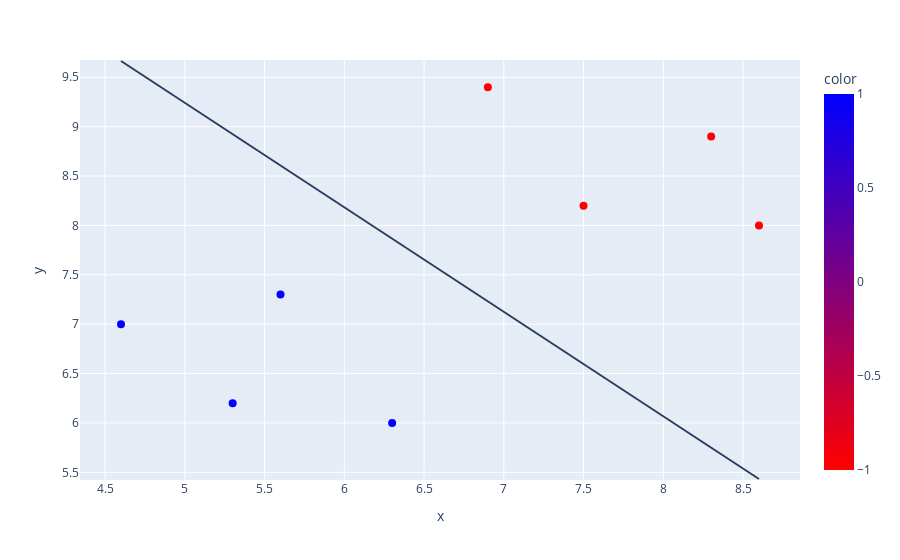

Notebook source saved alongside this figure:
### Code cell
svm.plot_res(X, y)

### Figure 1 — Plotly figure (JSON) as saved in the notebook; plotly's stock layout.template omitted (floating-point values rounded to 4 significant figures)
{"data": [{"hovertemplate": "x=%{x}<br>y=%{y}<br>color=%{marker.color}<extra></extra>", "legendgroup": "", "marker": {"color": [1, 1, 1, 1, -1, -1, -1, -1], "coloraxis": "coloraxis", "size": 8, "symbol": "circle"}, "mode": "markers", "name": "", "orientation": "v", "showlegend": false, "type": "scatter", "x": [4.6, 5.3, 5.6, 6.3, 6.9, 7.5, 8.3, 8.6], "xaxis": "x", "y": [7, 6.2, 7.3, 6, 9.4, 8.2, 8.9, 8], "yaxis": "y"}], "layout": {"coloraxis": {"colorbar": {"title": {"text": "color"}}, "colorscale": [[0, "rgb(255,0,0)"], [1, "rgb(0,0,255)"]]}, "legend": {"tracegroupgap": 0}, "margin": {"t": 60}, "shapes": [{"type": "line", "x0": 4.6, "x1": 8.6, "y0": 9.665, "y1": 5.433}], "xaxis": {"anchor": "y", "domain": [0, 1], "title": {"text": "x"}}, "yaxis": {"anchor": "x", "domain": [0, 1], "title": {"text": "y"}}}}
